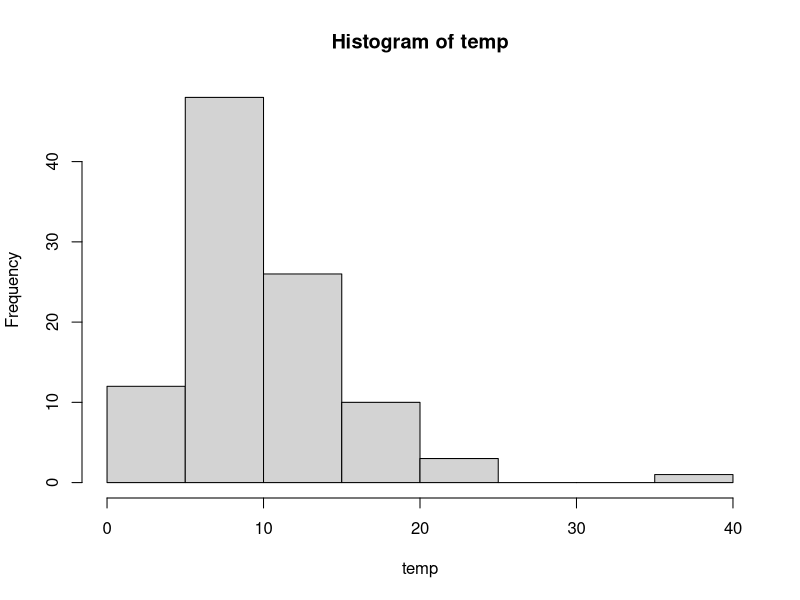

Write R code to recreate this figure.
x = 2
v = 10

# 4.a
dchisq(x, v)

# 4.b
temp = rchisq(100, v)
hist(temp)

# 4.c
mean = v
mean
variance = 2*v
variance